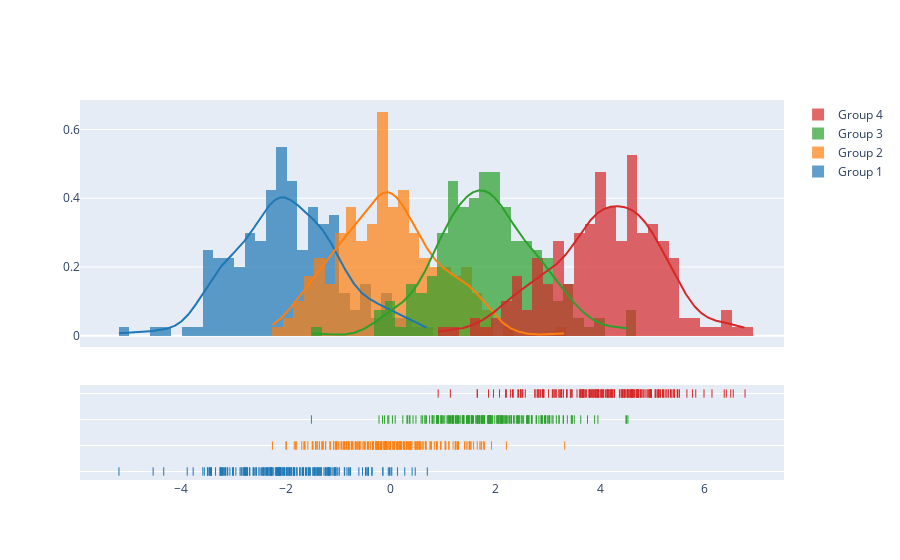

Source (notebook cell):
### Code cell
import plotly.figure_factory as ff

# Add histogram data
x1 = np.random.randn(200) - 2
x2 = np.random.randn(200)
x3 = np.random.randn(200) + 2
x4 = np.random.randn(200) + 4

# Group data together
hist_data = [x1, x2, x3, x4]

group_labels = ['Group 1', 'Group 2', 'Group 3', 'Group 4']

# Create distplot with custom bin_size
fig = ff.create_distplot(hist_data, group_labels, bin_size=.2)
fig.show()

### Figure 1 — Plotly figure (JSON) as saved in the notebook; plotly's stock layout.template omitted (floating-point values rounded to 4 significant figures; data arrays with more than 128 entries replaced by an {"elided": "..."} marker saying what was removed)
{"data": [{"autobinx": false, "histnorm": "probability density", "legendgroup": "Group 1", "marker": {"color": "rgb(31, 119, 180)"}, "name": "Group 1", "opacity": 0.7, "type": "histogram", "x": {"elided": "200 float values"}, "xaxis": "x", "xbins": {"end": 0.7032, "size": 0.2, "start": -5.18}, "yaxis": "y"}, {"autobinx": false, "histnorm": "probability density", "legendgroup": "Group 2", "marker": {"color": "rgb(255, 127, 14)"}, "name": "Group 2", "opacity": 0.7, "type": "histogram", "x": {"elided": "200 float values"}, "xaxis": "x", "xbins": {"end": 3.325, "size": 0.2, "start": -2.252}, "yaxis": "y"}, {"autobinx": false, "histnorm": "probability density", "legendgroup": "Group 3", "marker": {"color": "rgb(44, 160, 44)"}, "name": "Group 3", "opacity": 0.7, "type": "histogram", "x": {"elided": "200 float values"}, "xaxis": "x", "xbins": {"end": 4.531, "size": 0.2, "start": -1.508}, "yaxis": "y"}, {"autobinx": false, "histnorm": "probability density", "legendgroup": "Group 4", "marker": {"color": "rgb(214, 39, 40)"}, "name": "Group 4", "opacity": 0.7, "type": "histogram", "x": {"elided": "200 float values"}, "xaxis": "x", "xbins": {"end": 6.766, "size": 0.2, "start": 0.9102}, "yaxis": "y"}, {"legendgroup": "Group 1", "marker": {"color": "rgb(31, 119, 180)"}, "mode": "lines", "name": "Group 1", "showlegend": false, "type": "scatter", "x": {"elided": "500 float values"}, "xaxis": "x", "y": {"elided": "500 float values"}, "yaxis": "y"}, {"legendgroup": "Group 2", "marker": {"color": "rgb(255, 127, 14)"}, "mode": "lines", "name": "Group 2", "showlegend": false, "type": "scatter", "x": {"elided": "500 float values"}, "xaxis": "x", "y": {"elided": "500 float values"}, "yaxis": "y"}, {"legendgroup": "Group 3", "marker": {"color": "rgb(44, 160, 44)"}, "mode": "lines", "name": "Group 3", "showlegend": false, "type": "scatter", "x": {"elided": "500 float values"}, "xaxis": "x", "y": {"elided": "500 float values"}, "yaxis": "y"}, {"legendgroup": "Group 4", "marker": {"color": "rgb(214, 39, 40)"}, "mode": "lines", "name": "Group 4", "showlegend": false, "type": "scatter", "x": {"elided": "500 float values"}, "xaxis": "x", "y": {"elided": "500 float values"}, "yaxis": "y"}, {"legendgroup": "Group 1", "marker": {"color": "rgb(31, 119, 180)", "symbol": "line-ns-open"}, "mode": "markers", "name": "Group 1", "showlegend": false, "type": "scatter", "x": {"elided": "200 float values"}, "xaxis": "x", "y": {"elided": "200 str values"}, "yaxis": "y2"}, {"legendgroup": "Group 2", "marker": {"color": "rgb(255, 127, 14)", "symbol": "line-ns-open"}, "mode": "markers", "name": "Group 2", "showlegend": false, "type": "scatter", "x": {"elided": "200 float values"}, "xaxis": "x", "y": {"elided": "200 str values"}, "yaxis": "y2"}, {"legendgroup": "Group 3", "marker": {"color": "rgb(44, 160, 44)", "symbol": "line-ns-open"}, "mode": "markers", "name": "Group 3", "showlegend": false, "type": "scatter", "x": {"elided": "200 float values"}, "xaxis": "x", "y": {"elided": "200 str values"}, "yaxis": "y2"}, {"legendgroup": "Group 4", "marker": {"color": "rgb(214, 39, 40)", "symbol": "line-ns-open"}, "mode": "markers", "name": "Group 4", "showlegend": false, "type": "scatter", "x": {"elided": "200 float values"}, "xaxis": "x", "y": {"elided": "200 str values"}, "yaxis": "y2"}], "layout": {"barmode": "overlay", "hovermode": "closest", "legend": {"traceorder": "reversed"}, "xaxis": {"anchor": "y2", "domain": [0.0, 1.0], "zeroline": false}, "yaxis": {"anchor": "free", "domain": [0.35, 1], "position": 0.0}, "yaxis2": {"anchor": "x", "domain": [0, 0.25], "dtick": 1, "showticklabels": false}}}
